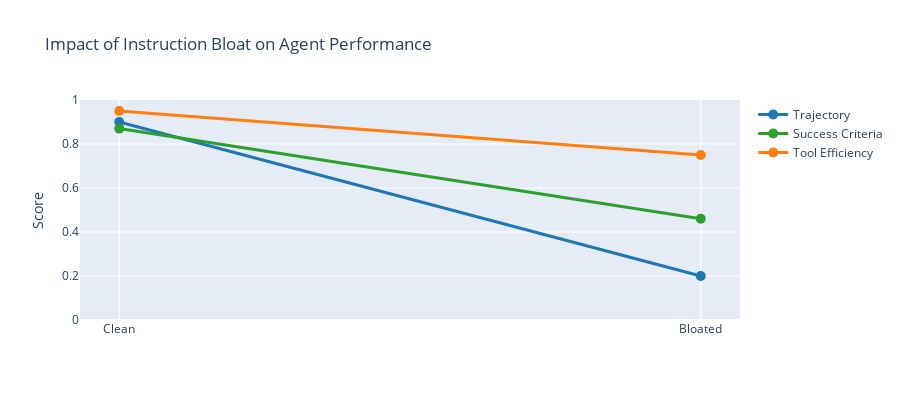

Notebook code for this chart:
### Markdown cell above
### Analyzing Instruction Bloat Impact

Let's see how extra instructions affected performance:

### Code cell
# Plot instruction bloat impact
clean_baseline_metrics = get_metrics_from_experiment(noise_experiments["100-pct-relevant"])
bloated_metrics = get_metrics_from_experiment(noisy_instruction_experiment)

plot_instruction_bloat(clean_baseline_metrics, bloated_metrics)

### Figure 1 — Plotly figure (JSON) as saved in the notebook; plotly's stock layout.template omitted (floating-point values rounded to 4 significant figures)
{"data": [{"line": {"color": "#1f77b4", "width": 3}, "marker": {"size": 10}, "mode": "lines+markers", "name": "Trajectory", "type": "scatter", "x": ["Clean", "Bloated"], "y": [0.9, 0.2]}, {"line": {"color": "#2ca02c", "width": 3}, "marker": {"size": 10}, "mode": "lines+markers", "name": "Success Criteria", "type": "scatter", "x": ["Clean", "Bloated"], "y": [0.87, 0.46]}, {"line": {"color": "#ff7f0e", "width": 3}, "marker": {"size": 10}, "mode": "lines+markers", "name": "Tool Efficiency", "type": "scatter", "x": ["Clean", "Bloated"], "y": [0.95, 0.75]}], "layout": {"height": 400, "hovermode": "x unified", "title": {"text": "Impact of Instruction Bloat on Agent Performance"}, "yaxis": {"range": [0, 1], "title": {"text": "Score"}}}}
